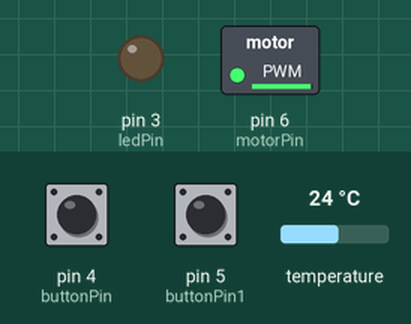
Simulated run of this sketch. Board: Arduino Uno, built with avr-gcc and run on an emulated ATmega328P. On the bench: switched loads named in the sketch (green lamp = pin HIGH), output pins drawn as LEDs (lit = HIGH). The test bench sets the inputs (shaded band); at power-on: pin 4 (buttonPin) LOW, pin 5 (buttonPin1) LOW, temperature 24 °C. What the sketch prints to the serial monitor is not drawn.

Above: at 2.8 s.
2.9 s: pin 4 (buttonPin) pulled HIGH for 1.6 s
At 3.9 s:
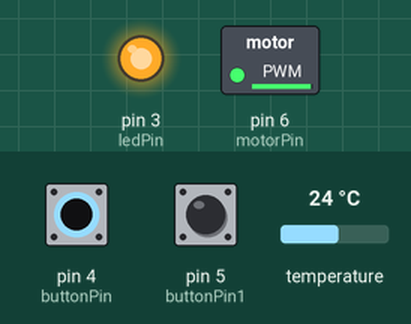
6.0 s: pin 5 (buttonPin1) pulled HIGH for 1.6 s
At 7.8 s:
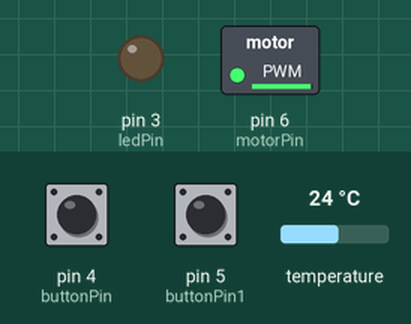
9.1 s: pin 4 (buttonPin) pulled HIGH for 3.2 s
At 10.8 s:
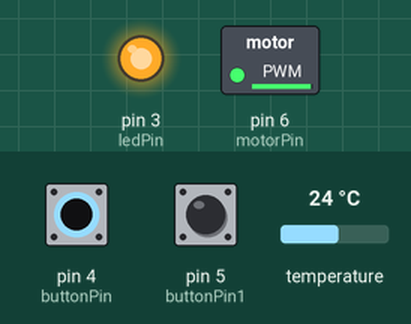
Timing chart, 0 to 12.3 s (numbered marks = the images above; inputs shaded):
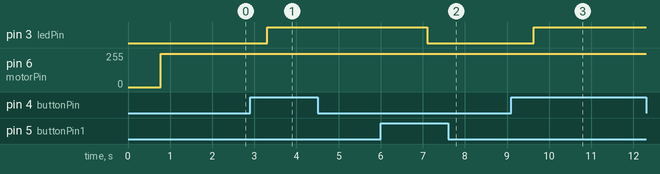

Measured:
- after the input at 2.9 s, pin 3 (ledPin): LOW → HIGH after 0.41 s
- after the input at 6.0 s, pin 3 (ledPin): HIGH → LOW after 1.1 s
- after the input at 9.1 s, pin 3 (ledPin): LOW → HIGH after 0.54 s

The sketch:

temperature.ino
```cpp
// Include the libraries we need
#include <OneWire.h>
#include <DallasTemperature.h>

#define ONE_WIRE_BUS 2

OneWire oneWire(ONE_WIRE_BUS);

DallasTemperature sensors(&oneWire);
const int buttonPin = 4;
const int buttonPin1 = 5;
const int ledPin =  3;
int motorPin =  6;
int motorSpeed =  0;
int buttonState = 0;
int buttonState1 = 0;
void setup(void)
{
  // start serial port
  Serial.begin(9600);
  Serial.println("Dallas Temperature IC Control Library Demo");
  pinMode(ledPin, OUTPUT);
  pinMode(buttonPin, INPUT);
  pinMode(buttonPin1, INPUT);
  pinMode(motorPin, OUTPUT);
  // Start up the library
  sensors.begin();
}

/*
 * Main function, get and show the temperature
 */
void loop(void)
{


  sensors.requestTemperatures(); // Send the command to get temperatures

  Serial.print("Temperature for the device 1 (index 0) is: ");
  Serial.println(sensors.getTempCByIndex(0));

  motorSpeed = map(1000, 0,1023, 0, 255);
  Serial.print(motorSpeed);
  analogWrite(motorPin, motorSpeed);
   buttonState = digitalRead(buttonPin);
   buttonState1 = digitalRead(buttonPin1);
   if (buttonState == HIGH) {
    // turn LED on:
    digitalWrite(ledPin, HIGH);
  } else if(buttonState1 == HIGH){
    // turn LED off:
    digitalWrite(ledPin, LOW);
  }

  delay(500);
}
```
